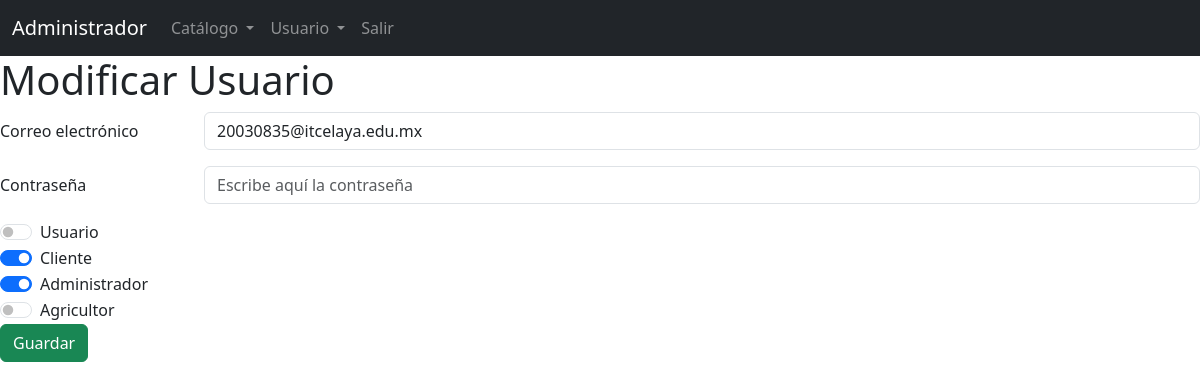
The page /admin/usuario.php?accion=actualizar&id=1 (signed in) on the database its author committed.
### tables this page shows
CREATE TABLE `usuario` (
  `id_usuario` int(11) NOT NULL,
  `correo` varchar(100) NOT NULL,
  `contrasena` varchar(32) NOT NULL
);

CREATE TABLE `rol` (
  `id_rol` int(11) NOT NULL,
  `rol` varchar(30) NOT NULL
);

### sistema.class.php (called while the page is built, shortened)
<?php
class Sistema
{
    function conexion()
    {
        $this->con = new PDO(SGBD . ':host=' . DBHOST . ';dbname=' . DBNAME . ';port=' . DBPORT, DBUSER, DBPASS);
    }
}
?>

### admin/usuario.class.php (called while the page is built, shortened)
<?php
require_once('../sistema.class.php');
class Usuario extends Sistema {
    function readOne($id) {
        $sql="SELECT * FROM usuario WHERE id_usuario = :id_usuario";
        $consulta = $this->con->prepare($sql);
        $consulta->bindParam(':id_usuario', $id, PDO::PARAM_INT);
        $consulta->execute();
        return $consulta->fetch(PDO::FETCH_ASSOC);
    }
    function readAllRoles($id){
        $sql = "SELECT distinct  r.id_rol from usuario u
        join usuario_rol ur on u.id_usuario = ur.id_usuario
        join rol r on ur.id_rol = r.id_rol WHERE u.id_usuario=:id_usuario;";
        $consulta = $this->con->prepare($sql);
        $consulta->bindParam(':id_usuario', $id, PDO::PARAM_INT);
        $consulta->execute();
        $roles = $consulta->fetchAll(PDO::FETCH_ASSOC);
        $data = [];
        foreach ($roles as $rol) {
            array_push($data, $rol['id_rol']);
        }
        return $data;
    }
}
?>

### admin/roles.class.php (called while the page is built, shortened)
<?php
require_once('../sistema.class.php');
class Roles extends Sistema {
    function readAll() {
        $sql="SELECT * FROM rol";
        $consulta = $this->con->prepare($sql);
        $consulta->execute();
        return $consulta->fetchAll(PDO::FETCH_ASSOC);
    }
}
?>

### admin/views/usuario/crear.php (the view)
<?php require('views/header/header_administrador.php'); ?>
<h1><?php echo ($accion == "crear") ? "Nuevo " : "Modificar "; ?>Usuario</h1>
<form action="usuario.php?accion=<?php echo ($accion == "crear") ? 'nuevo' : 'modificar&id=' . $id; ?>" method="post">
    <div class="row mb-3">
        <label for="correo" class="col-sm-2 col-form-label">Correo electrónico</label>
        <div class="col-sm-10">
            <input type="email" name="data[correo]" placeholder="Escribe aquí el correo" class="form-control"
                value="<?php echo isset($usuario['correo']) ? $usuario['correo'] : ''; ?>" required />
        </div>
    </div>
    <div class="row mb-3">
        <label for="contrasena" class="col-sm-2 col-form-label">Contraseña</label>
        <div class="col-sm-10">
            <input type="password" name="data[contrasena]" placeholder="Escribe aquí la contraseña" class="form-control" required />
        </div>
    </div>
    <?php foreach($roles as $rol): ?>
    <div>
        <div class="form-check form-switch">
            <input class="form-check-input" type="checkbox"
            <?php $checked = ''; if(in_array($rol['id_rol'],$misroles)):$checked = 'checked'; endif; echo($checked);?> role="switch" id="flexSwitchCheckChecked" name="rol[<?php echo($rol['id_rol']);?>]">
            <label class="form-check-label" for="flexSwitchCheckChecked"><?php echo($rol['rol']);?></label>
        </div>
    </div>
    <?php endforeach;?>
    <input type="submit" name="data[enviar]" value="Guardar" class="btn btn-success" />
</form>
<?php require('views/footer.php'); ?>

### rows shown on the page
usuario: correo "20030835@itcelaya.edu.mx"
rol: rol "Usuario"
rol: rol "Cliente"
rol: rol "Administrador"
rol: rol "Agricultor"
